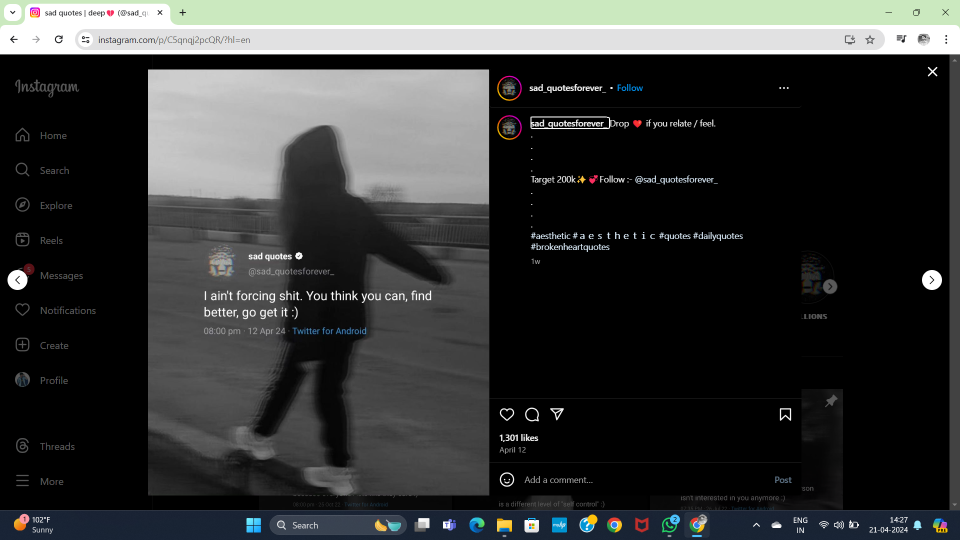
#> input picture Project_Notify/Drafts/screenx.png, 1920 x 1080 px (shown at 1/2 size)
$ python crop.py
#> lines starting #> are read from the running program, lines starting #| are printed output that depends on the picture
from PIL import Image

# Load the image
image = Image.open('screenx.png')
#> image is the input picture: PIL image 1920x1080 RGBA; mean R, G, B, A 54, 55.8, 54.9, 255

# Define the measurements for cropping
x = 240  # starting x-coordinate
y = 130  # starting y-coordinate
width = 760  # width of the crop
height = 880  # height of the crop

# Crop the image based on the measurements
cropped_image = image.crop((x, y, x + width, y + height))
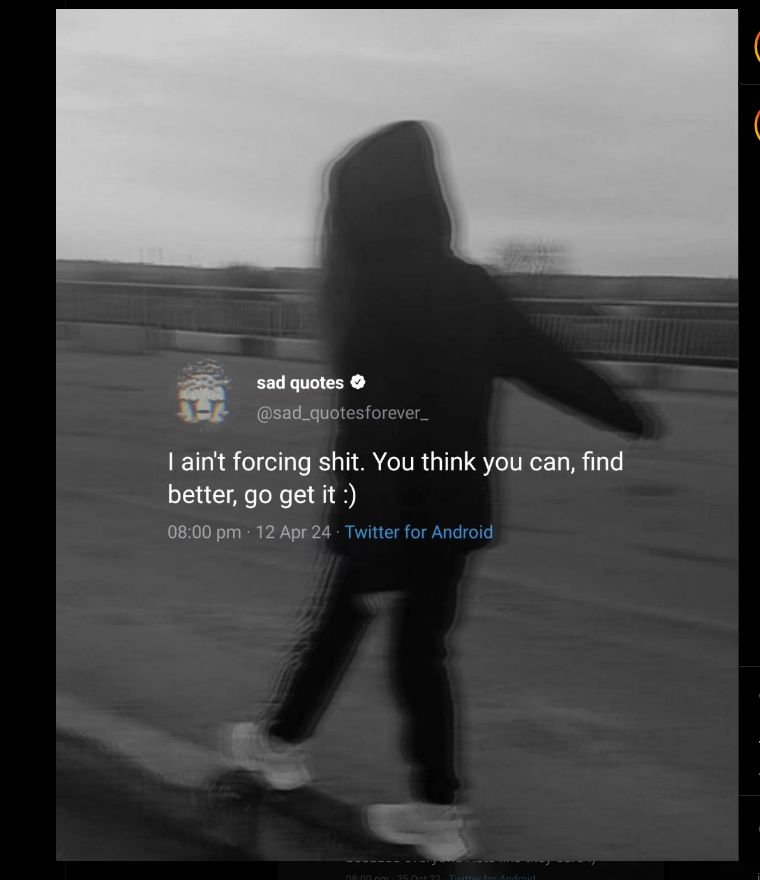
#> cropped_image: PIL image 760x880 RGBA; mean R, G, B, A 81.8, 81.9, 81.9, 255

# Save the cropped image
cropped_image.save('cropped_image.png')

$ run again, with Project_Notify/Drafts/post_region.png copied over Project_Notify/Drafts/screenx.png
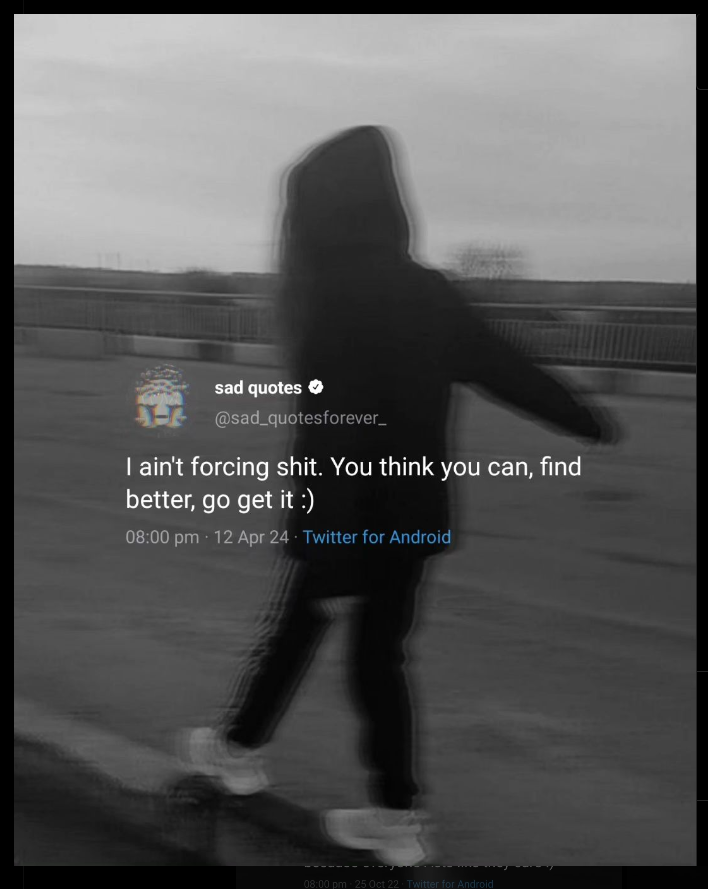
#> input picture Project_Notify/Drafts/post_region.png, 708 x 889 px
#> image is the input picture: PIL image 708x889 RGBA; mean R, G, B, A 86.9, 87, 87, 255
#> `cropped_image = image.crop((x, y, x + width, y + height))`:
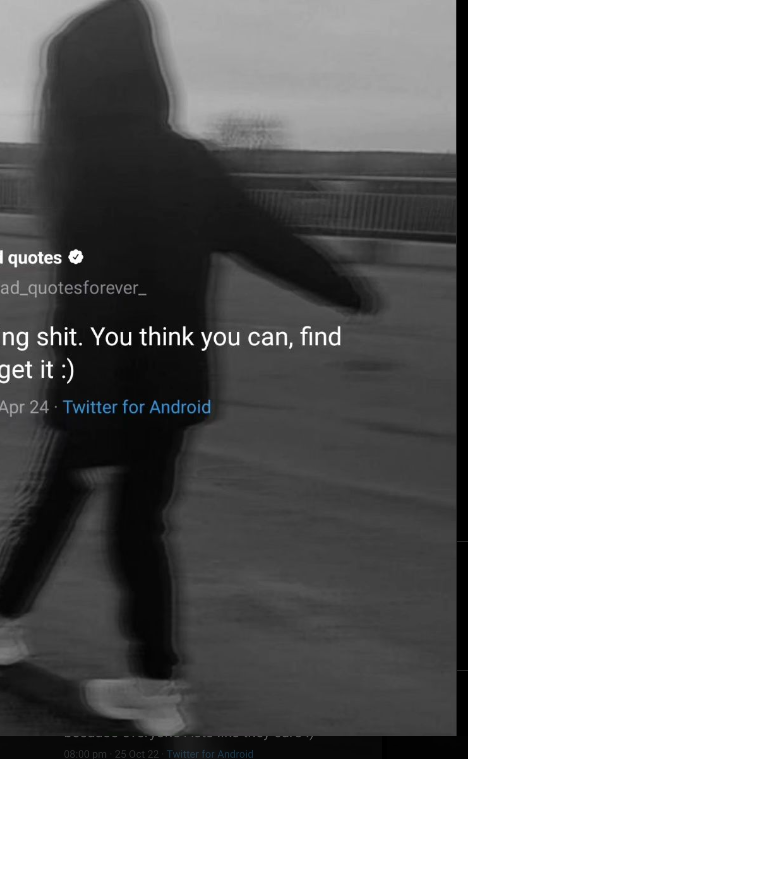
#> cropped_image: PIL image 760x880 RGBA; mean R, G, B, A 35.7, 35.8, 35.9, 135.4; transparent parts drawn white

$ run again, with Project_Notify/Drafts/post_region1.png copied over Project_Notify/Drafts/screenx.png
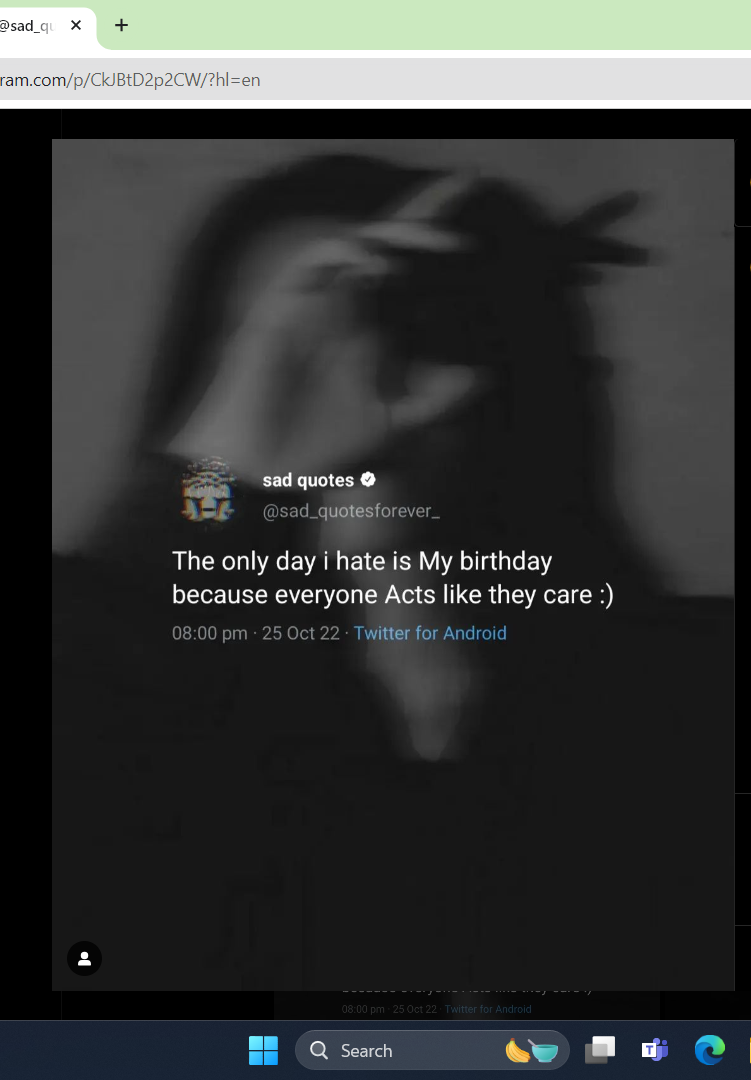
#> input picture Project_Notify/Drafts/post_region1.png, 751 x 1080 px
#> image is the input picture: PIL image 751x1080 RGBA; mean R, G, B, A 54.1, 56.1, 55.3, 255
#> `cropped_image = image.crop((x, y, x + width, y + height))`:
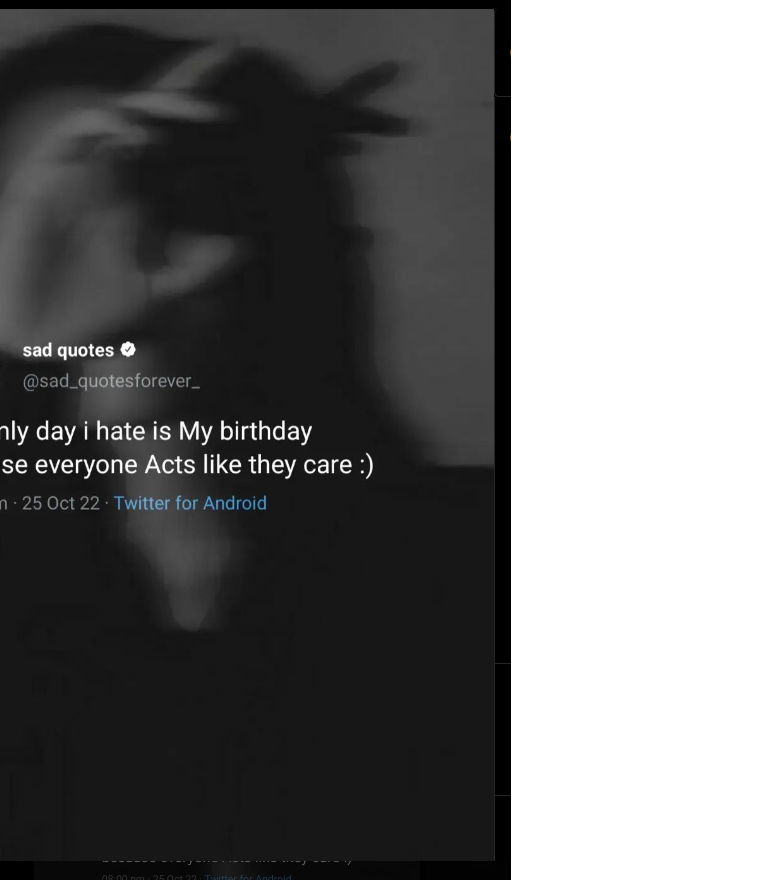
#> cropped_image: PIL image 760x880 RGBA; mean R, G, B, A 25.3, 25.4, 25.4, 171.5; transparent parts drawn white
